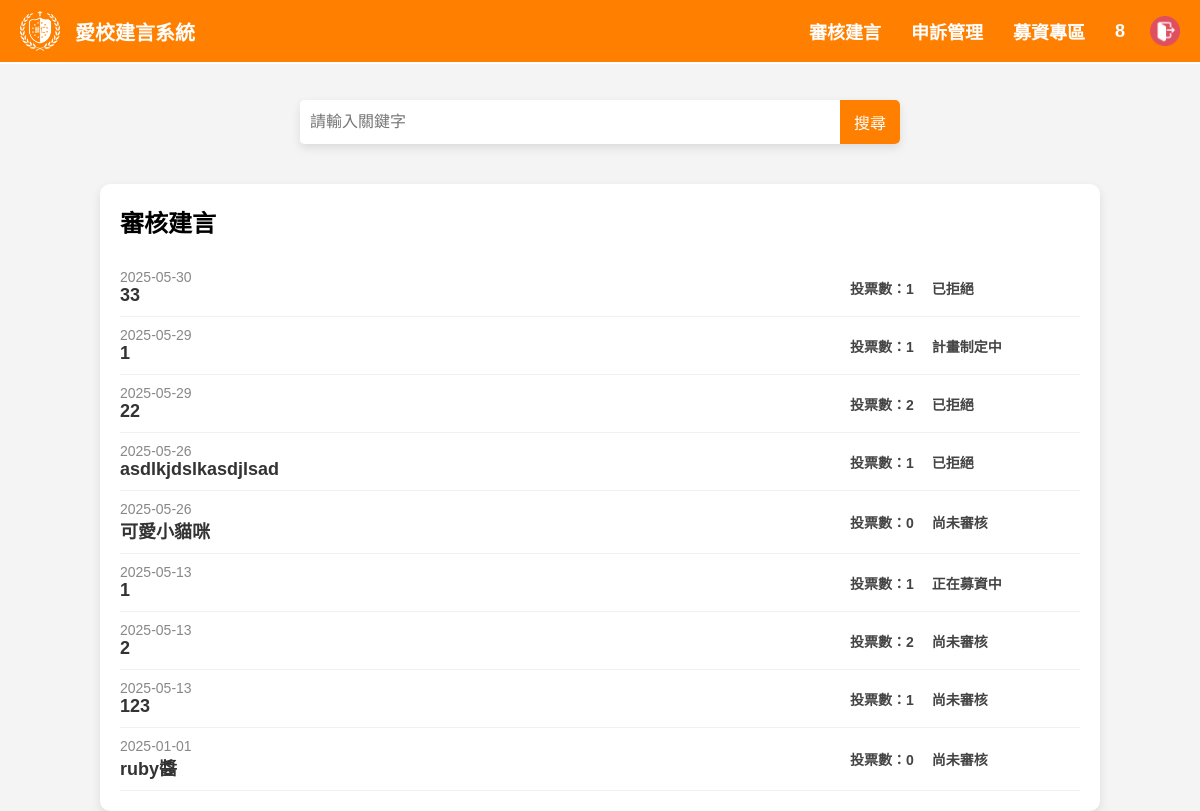
/event.php (signed in), run on the app's committed database.
### tables this page shows
CREATE TABLE `event` (
  `e_id` int(50) NOT NULL,
  `e_title` varchar(100) NOT NULL COMMENT '標題',
  `e_text` varchar(500) NOT NULL COMMENT '內文',
  `e_time` date NOT NULL COMMENT '日期',
  `e_picture` blob NOT NULL COMMENT '圖片',
  `accounts` int(50) NOT NULL COMMENT '提案人帳號',
  `e_type` int(10) NOT NULL
);

CREATE TABLE `audit` (
  `a_id` int(11) NOT NULL,
  `e_id` int(50) NOT NULL,
  `situation` int(10) NOT NULL,
  `reason` varchar(100) NOT NULL,
  `a_acc` int(50) NOT NULL
);

### event.php (the view, shortened to what this page needs)
<?php
include('header.php');
include('db.php');
$search_keyword = '';
if ($_SESSION['permissions'] == 2) {
    if ($search_keyword !== '') {
        $sql_admin = "SELECT * FROM event WHERE e_title LIKE ? OR e_text LIKE ? ORDER BY e_time DESC";
        $stmt_admin = $conn->prepare($sql_admin);
        $like_keyword = "%$search_keyword%";
        $stmt_admin->bind_param('ss', $like_keyword, $like_keyword);
        $stmt_admin->execute();
        $result_admin = $stmt_admin->get_result();
    } else {
        $sql_admin = "SELECT * FROM event ORDER BY e_time DESC";
        $result_admin = $conn->query($sql_admin);
    }
}
?>
<!DOCTYPE html>
<html lang="zh-TW">
<head>
    <link rel="stylesheet" href="new.css">
</head>
<body>
    <form id="search-form" method="GET" class="index_search-block">
        <div class="index_search-box">
            <input type="text" class="index_search-bar" placeholder="請輸入關鍵字" name="search" value="<?= htmlspecialchars($search_keyword) ?>">
            <button type="submit" class="index_search-but">搜尋</button>
        </div>
    </form>
    <?php if ($_SESSION['permissions'] == 2): ?>
        <div class="index_main-news">
            <div class="index_main-news-title">審核建言</div>
            <?php if ($result_admin->num_rows > 0): ?>
                <?php while ($row = $result_admin->fetch_assoc()):
                    $sql3 = "SELECT COUNT(*) AS vote_count FROM vote WHERE e_id = '{$row['e_id']}'";
                    $result3 = $conn->query($sql3);
                    $row3 = $result3->fetch_assoc();
                    $sql2 = "SELECT * FROM audit WHERE e_id = '{$row['e_id']}'";
                    $result2 = $conn->query($sql2);
                    $row2 = $result2->fetch_assoc();
                    $status_text = "尚未審核";
                    if ($row2) {
                        switch ($row2['situation']) {
                            case 2:
                                $status_text = "已拒絕";
                                break;
                            case 4:
                                $status_text = "計畫制定中";
                                break;
                            case 5:
                                $status_text = "正在募資中";
                                break;
                        }
                    }
                ?>
                    <div class="event_main-news-mess">
                        <div class="event_mess-left" onclick="window.location.href='eve_post.php?e_id=<?= $row['e_id'] ?>'">
                            <div class="index_mess-date"><?= $row['e_time'] ?></div>
                            <div class="index_mess-title"><?= $row['e_title'] ?></div>
                        </div>
                        <div class="event_mess-right">
                            投票數：<?= $row3['vote_count'] ?>
                            <?= $status_text ?>
                        </div>
                    </div>
                <?php endwhile; ?>
            <?php else: ?>
                <p style="text-align:center; padding:20px; color:#666;">目前沒有待審核的建言。</p>
            <?php endif; ?>
        </div>
    <?php endif; ?>
</body>
</html>

### header.php (shortened to what this page needs)
<?php
$is_logged_in = isset($_SESSION['name']);
?>
<!DOCTYPE html>
<html lang="zh-TW">
<head>
    <link rel="stylesheet" href="new.css">
</head>
<body>
    <div class="header_navbar">
        <div class="header_logo">
            <div class="header_logo-image" onclick="window.location.href='index.php';"></div>
            <a href="index.php" class="header_logo-title">愛校建言系統</a>
        </div>
        <div class="header_links">
            <?php if (isset($_SESSION['permissions']) && $_SESSION['permissions'] == 2) { ?>
                <a href="event.php" class="header_link">審核建言</a>
                <a href="appeals_manage.php" class="header_link">申訴管理</a>
            <?php } ?>
            <a href="fundraise.php" class="header_link">募資專區</a>
            <?php if ($is_logged_in): ?>
                <a href="self.php" class="header_link"><?php echo $_SESSION['name']; ?></a>
                <div class="header_logout-icon" onclick="showLogoutConfirm()"></div>
            <?php else: ?>
                <a href="login.php" class="header_link">登入</a>
            <?php endif; ?>
        </div>
    </div>
</body>
</html>

### new.css (style rules this page uses)
:root { --orange1: #ff8000; --orange2: #FFAF60; --color-white: #fefefe; }
* { box-sizing: border-box; }
html, body { font-family: '微軟正黑體', arial; background-color: #f4f4f4; margin: 0; padding: 0; width: 100%; height: 100%; }
.header_navbar { width: 100%; height: 64px; background-color: var(--orange1); position: fixed; z-index: 1000; display: flex; align-items: center; top: 0; padding: 0 20px; min-width: 1200px; justify-content: space-between; border-bottom: 2px solid #fff; }
.header_logo { display: flex; align-items: center; width: auto; }
.header_logo-image { width: 40px; height: 40px; background-image: url('./images/school.png'); background-size: contain; background-repeat: no-repeat; background-position: center; cursor: pointer; }
.header_logo-title { font-size: 20px; font-weight: 900; color: var(--color-white); margin-left: 15px; text-decoration: none; }
.header_links { display: flex; align-items: center; justify-content: flex-end; width: auto; }
.header_link { color: var(--color-white); font-weight: 600; font-size: 18px; text-decoration: none; transition: all .3s; padding: 0 15px; }
.header_logout-icon { width: 30px; height: 30px; background-image: url('./images/logout.png'); background-size: contain; background-repeat: no-repeat; margin-left: 10px; cursor: pointer; }
body { font-family: '微軟正黑體', sans-serif; background-color: #f4f4f4; margin: 0; padding: 0; padding-top: 80px; }
.index_search-block { display: flex; justify-content: center; margin-top: 20px; }
.index_search-box { display: flex; width: 60%; max-width: 600px; background-color: #ffffff; border-radius: 5px; box-shadow: 0px 4px 10px rgba(0, 0, 0, 0.1); }
.index_search-bar { width: 90%; padding: 10px; font-size: 16px; border: none; border-radius: 5px 0 0 5px; }
.index_search-but { width: 10%; border: none; background-color: #ff8000; color: #ffffff; text-align: center; padding: 10px; font-size: 16px; cursor: pointer; border-radius: 0 5px 5px 0; display: flex; align-items: center; justify-content: center; }
.index_main-news { margin-top: 40px; padding: 20px; background-color: #ffffff; border-radius: 10px; box-shadow: 0px 4px 10px rgba(0, 0, 0, 0.1); max-width: 1000px; margin-left: auto; margin-right: auto; }
.index_main-news-title { font-size: 24px; font-weight: bold; margin-bottom: 20px; display: flex; }
.index_mess-date { font-size: 14px; color: #888888; }
.index_mess-title { font-size: 18px; color: #333333; font-weight: bold; }

### event.php (style rules this page uses)
.event_main-news-mess { display: flex; justify-content: space-between; align-items: center; padding: 10px 0; border-bottom: 1px solid #f1f1f1; cursor: pointer; }
.event_mess-left { width: 75%; height: 100%; }
.event_mess-right { width: 25%; height: 100%; display: flex; align-items: center; justify-content: flex-start; white-space: nowrap; overflow: hidden; text-overflow: ellipsis; padding-left: 10px; font-weight: 600; font-size: 14px; color: #444; }

### data on the page
event: e_time "2025-05-30", e_title "33", vote_count "1", audit.situation "已拒絕"
event: e_time "2025-05-29", e_title "1", vote_count "1", audit.situation "計畫制定中"
event: e_time "2025-05-29", e_title "22", vote_count "2", audit.situation "已拒絕"
event: e_time "2025-05-26", e_title "asdlkjdslkasdjlsad", vote_count "1", audit.situation "已拒絕"
event: e_time "2025-05-26", e_title "可愛小貓咪", vote_count "0", status_text "尚未審核"
event: e_time "2025-05-13", e_title "1", vote_count "1", audit.situation "正在募資中"
event: e_time "2025-05-13", e_title "2", vote_count "2", status_text "尚未審核"
event: e_time "2025-05-13", e_title "123", vote_count "1", status_text "尚未審核"
event: e_time "2025-01-01", e_title "ruby醬", vote_count "0", status_text "尚未審核"

### other printed values
$_SESSION['name'] "8"
